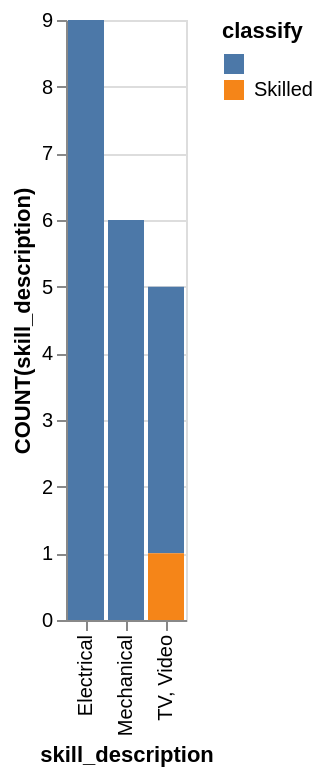

The Vega-Lite source for this figure:
### Vega-Lite specification from a JSON file in a GitHub repository (floating-point values rounded to 4 significant figures)
{"data": {"values": [{"x_data": "Electrical", "y_data": 9, "classify": ""}, {"x_data": "Mechanical", "y_data": 6, "classify": ""}, {"x_data": "TV, Video", "y_data": 4, "classify": ""}, {"x_data": "Electrical", "y_data": 0, "classify": "Skilled"}, {"x_data": "Mechanical", "y_data": 0, "classify": "Skilled"}, {"x_data": "TV, Video", "y_data": 1, "classify": "Skilled"}]}, "mark": "bar", "encoding": {"x": {"field": "x_data", "type": "nominal", "title": "skill_description", "sort": "ascending"}, "y": {"field": "y_data", "type": "quantitative", "title": "COUNT(skill_description)"}, "color": {"field": "classify"}}}
